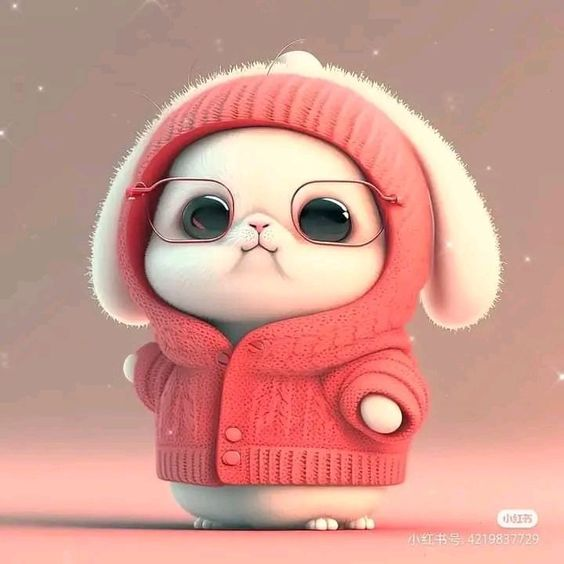
#> input picture comel.jpg, 564 x 564 px
$ python 'Filter Unsharp Masking.py'
#> lines starting #> are read from the running program, lines starting #| are printed output that depends on the picture
import cv2
import numpy as np

# Load citra grayscale
img = cv2.imread('comel.jpg', cv2.IMREAD_GRAYSCALE)
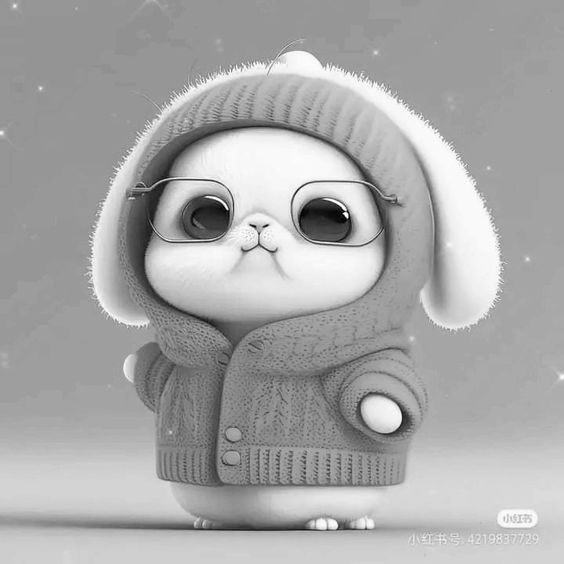
#> img: shape (564, 564); min 0, max 255, mean 168.3

# Terapkan filter Unsharp Masking
unsharp_mask = cv2.GaussianBlur(img, (0, 0), 2) - img
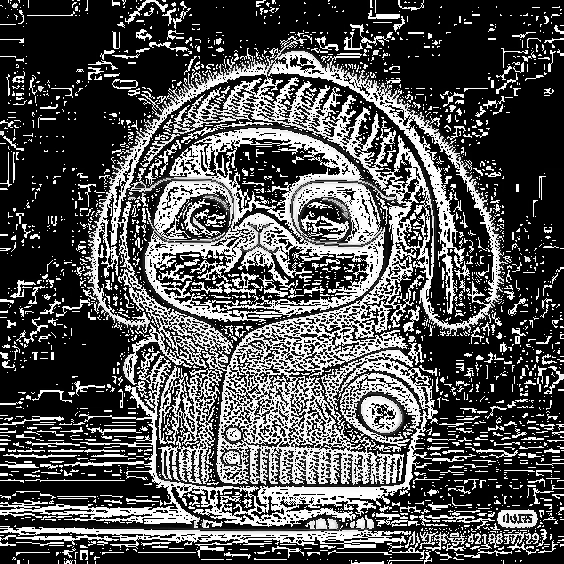
#> unsharp_mask: shape (564, 564); min 0, max 255, mean 83
unsharp_mask = cv2.addWeighted(img, 1.5, unsharp_mask, -0.5, 0)
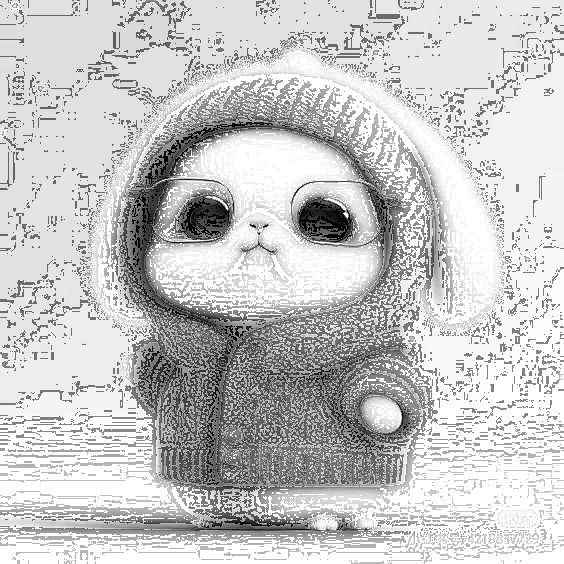
#> unsharp_mask: shape (564, 564); min 0, max 255, mean 199.5

# Tampilkan citra asli dan hasil filter
cv2.imshow('Citra asli', img)
cv2.imshow('Hasil Unsharp Masking', unsharp_mask)
cv2.waitKey(0)
cv2.destroyAllWindows()
